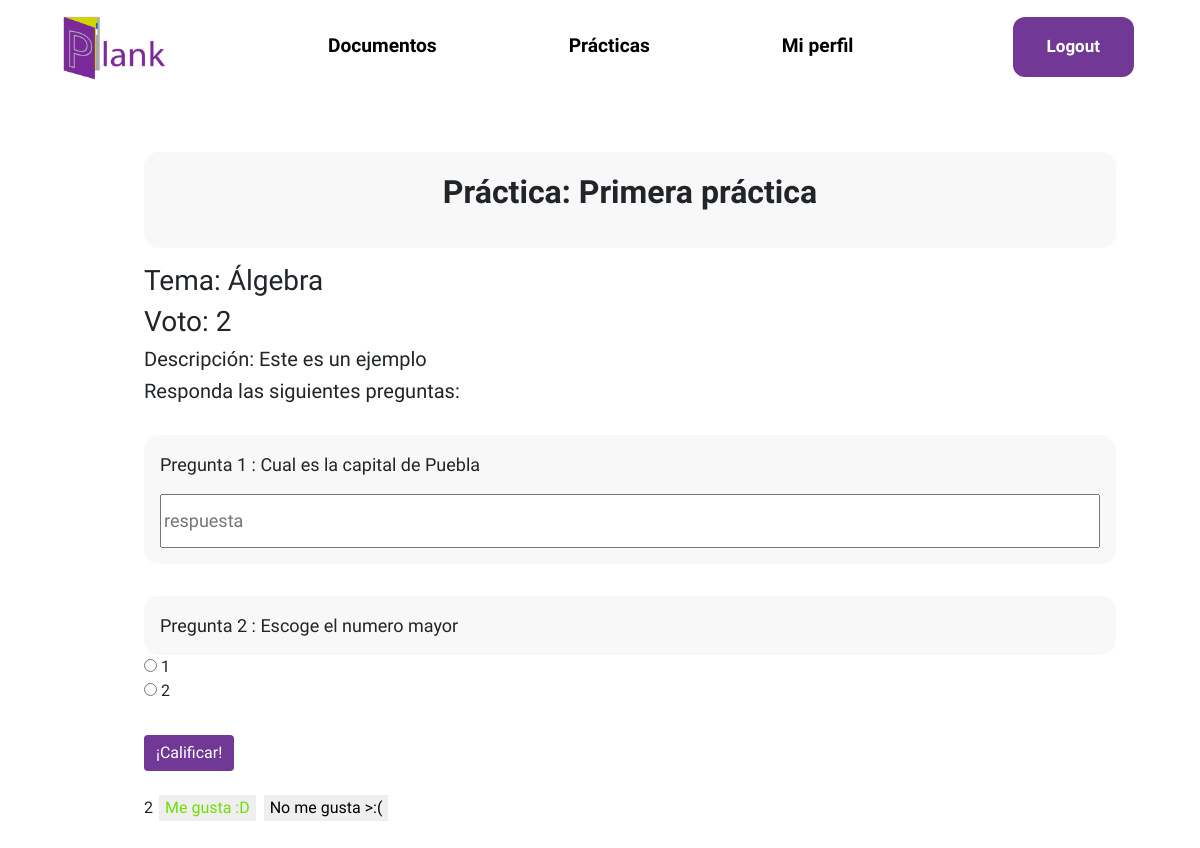
Page /practica/1/ (signed in) on the committed database.
### usuario/models.py (models this page shows, shortened)
class Herramienta(models.Model):
    user = models.ForeignKey(User,null = True, on_delete=models.SET_NULL)
    filtro = models.CharField(choices = ELECCION_TEMAS, max_length=50, default=('Matemáticas',('Álgebra','Álgebra')))
    titulo = models.CharField(max_length=100, blank=False,default='')
    descripcion = models.CharField(max_length=100, blank= False)
    visible = models.BooleanField(default=True)
    voto = models.IntegerField(default=0)
    class Meta:
        abstract = True

class Practica(Herramienta):
    def get_preguntas_abiertas(self):
        preguntas_abiertas = Abierta.objects.filter(practica = self)
        return preguntas_abiertas
    def get_preguntas_cerradas(self):
        preguntas_cerradas = Cerrada.objects.filter(practica = self)
        return preguntas_cerradas

class Pregunta(models.Model):
    practica = models.ForeignKey(Practica,null=True,on_delete=models.SET_NULL)
    planteamiento = models.CharField(blank=False, max_length=100)
    respuesta = models.CharField(max_length=100,blank=False)
    def __str__(self) -> str:
        return self.planteamiento
    class Meta:
        abstract = True

class Abierta(Pregunta):
    pass

class Cerrada(Pregunta):
    def get_respuestas(self):
        respuestas = RespuestaCerrada.objects.filter(id_pregunta = self)
        return respuestas

class RespuestaCerrada(models.Model):
    es_correcta = models.BooleanField(default=False)
    id_pregunta = models.ForeignKey(Cerrada,null=True,on_delete=models.SET_NULL)
    respuesta = models.CharField(blank=False, max_length=100)

### core/views.py (the view, shortened to what this page needs)
# urls.py: path("practica/<int:id>/", views.practica, name="practica"),
@login_required
def practica(request, id):
    practica = Practica.objects.get(id=id)
    preguntasAbiertas = practica.get_preguntas_abiertas()
    preguntasCerradas = practica.get_preguntas_cerradas()
    voto = VotoPract.voted(practica,request.user)
    return render(request, "core/practica.html", {
            'practica':practica,
            'abiertas':preguntasAbiertas,
            'cerradas':preguntasCerradas,
            'voto':voto,
            })

### voto/models.py (called while the page is built)
    def voted(id_practica,usuario):
        try:
            voto = VotoPract.objects.get(id_practica=id_practica,usuario = usuario)
        except:
            voto = None
        finally:
            if voto != None:
                if voto.positivo:
                    return 1
                else:
                    return 0
            else:
                return -1

### core/templates/core/practica.html (shortened to what this page needs)
{% extends 'core/layout.html' %}
{% load static %}
{%block cssPath%}
    <link rel="stylesheet" href="{% static 'core/styleContent.css' %}"  type="text/css"/>
{%endblock cssPath%}
{% block body %}
    <div class="document-container">
        <div class="container-center">
            <div class="center-xy">
                <p class="title">Práctica: {{ practica.titulo }}</p>
            </div>
        </div>
        <h3>Tema: {{ practica.filtro }}</h3>
        <h3>Voto: {{ practica.voto }}</h3>
        <h5>Descripción: {{ practica.descripcion }}</h5>
        <h5>Responda las siguientes preguntas:</h5>
        <div class="practica-contenido">
            <form action="" id="exam-form" data-url="{%url 'core:practica' id=practica.id%}" method="post">
                <div>
                    {% for abierta in abiertas %}
                        <div class="practica-pregunta">
                            <div class="enunciado">
                                Pregunta {{ forloop.counter }} : {{ abierta }}
                                <div class="form-box">
                                    <input class="input-box" type="text" id="{{ abierta.id }}" name="pregA{{ abierta.id }}" placeholder="respuesta">
                                </div>
                            </div>
                        </div>
                    {% endfor %}
                </div>
                <div>
                    {% for cerrada in cerradas %}
                        <div class="practica-pregunta">
                            <div class="enunciado">
                                Pregunta
                                {% with lenAbiertas=abiertas|length %}
                                    {{ forloop.counter|add:lenAbiertas }}
                                {% endwith %}: {{ cerrada }}
                            </div>
                            {% for respuesta in cerrada.get_respuestas %}
                                <div>
                                    <div>
                                    <input type="radio" id="{{ respuesta.id }}" name="pregC{{cerrada.id}}" value="{{ respuesta.respuesta }}">
                                    <label for="{{ respuesta.respuesta }}">{{ respuesta.respuesta }}</label>
                                    </div>
                                </div>
                            {% endfor %}
                        </div>
                    {% endfor %}
                </div>
                <button id="grade-button" type="submit" class="btn btn-primary" name="submit" value="submit">¡Calificar!</button>
            </form>
        </div>
        <br>
        <div class="like-dislike">
            <p class="votos" id="votos">{{practica.voto}}</p>
            <button class="voto" id="positivo" data-catid="{{practica.id}}" {% if voto == 1%} value="selected" {%else%} value="unselected" {%endif%}>Me gusta :D</button>
            <button class="voto" id="negativo" data-catid="{{practica.id}}" {% if voto == 0%} value="selected" {%else%} value="unselected" {%endif%}>No me gusta >:(</button>
        </div>
    </div>
{% endblock body %}

### core/static/core/stylesheet.css (style rules this page uses)
* { font-family: 'Asap', sans-serif; --plank-main-color:#713995; }
.btn-primary, .btn-primary:hover, .btn-primary:active, .btn-primary:visited { background-color: #713995 !important; border: none !important; }

### core/static/core/styleContent.css (style rules this page uses)
div.form-container, div.document-container { border:0; margin-left: 10%; margin-right: 5%; margin-top: 3%; padding: 2%; }
.like-dislike { white-space: nowrap; }
.votos, .voto { display: inline-block; }
.voto { border: 0; margin: 0px 2px; }
#positivo[value='selected'] { color: #70e000; }
.container-center { height: 6rem; position: relative; border-radius: 15px; background-color: #f8f8f8; margin-bottom: 1rem; }
.center-xy { margin: 0; position: absolute; top: 50%; left: 50%; -ms-transform: translate(-50%, -50%); transform: translate(-50%, -50%); }
.title { font-size: xx-large; font-weight: bolder; }
.enunciado { font-size: large; background-color: #f8f8f8; padding: 1rem; border-radius: 15px; }
.practica-pregunta { margin-bottom: 2em; }
.form-box { margin-top: 1rem; }
.input-box { width: 100%; height: 3em; }
.practica-contenido { margin-top: 2rem; }

### rows in the picture
Practica: titulo "Primera práctica", filtro "Álgebra", voto "2", descripcion "Este es un ejemplo"
Abierta: planteamiento "Cual es la capital de Puebla"
Cerrada: planteamiento "Escoge el numero mayor"
RespuestaCerrada: respuesta "1"
RespuestaCerrada: respuesta "2"
